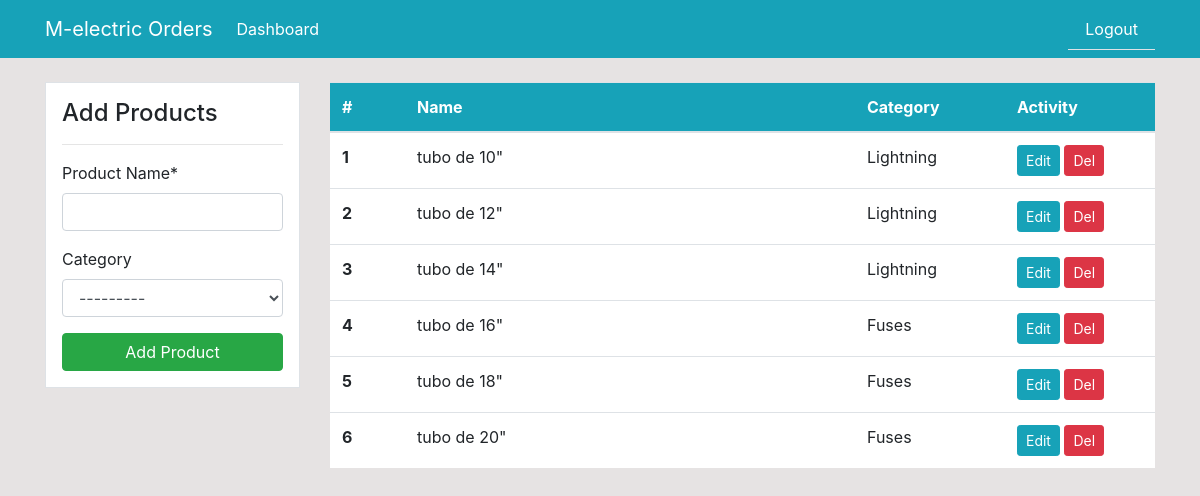
The page /products (signed in) on the database as committed earlier.
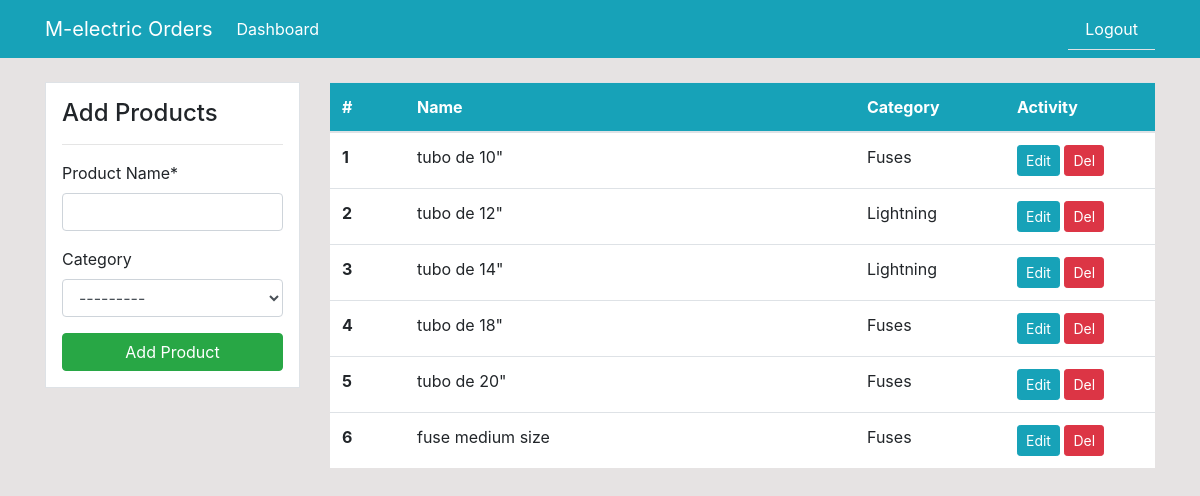
The same page on the database as committed later.
### dashboard/models.py (models this page shows, shortened)
class Product(models.Model):
	product_name = models.CharField('Product Name', max_length=100)
	category = models.ForeignKey(Category, blank=True, null=True, on_delete=models.CASCADE)

class Category(models.Model):
	category_name = models.CharField('Category', max_length=50)
	def __str__(self):
		return self.category_name

### dashboard/views.py (the view)
# urls.py: path('products', views.products, name='products'),
@login_required
def products(request):
    products_list = Product.objects.all()
    if request.method == 'POST':
        form = ProductForm(request.POST)
        if form.is_valid:
            form.save()
            return redirect('products')
    else:
        form = ProductForm()
    context = {
        'products_list': products_list,
        'form': form,
    }
    return render(request, 'dashboard/products.html', context)

### dashboard/forms.py
class ProductForm(forms.ModelForm):
    class Meta:
        model = Product
        fields = ['product_name','category']

### templates/dashboard/products.html (shortened to what this page needs)
{% extends 'partials/base.html' %}
{% load crispy_forms_tags %}
{% block content %}
    <div class="container">
        <div class="row my-4">
            <div class="col-md-3">
                <div class="border bg-white p-3">
                    <h4>Add Products</h4>
                    <hr>
                    <form method="POST">
                        {{ form|crispy }}
                        <input class="btn btn-success btn-block" type="submit" value="Add Product">
                    </form>
                </div>
            </div>
            <div class="col-md-9">
                <table class="table bg-white">
                    <thead class="bg-info">
                        <tr class="text-white">
                            <th scope="col" class="col-1" >#</th>
                            <th scope="col" class="col-6">Name</th>
                            <th scope="col" class="col-2">Category</th>
                            <th scope="col" class="col-2">Activity</th>
                        </tr>
                    </thead>
                    <tbody>
                    {% for product in products_list %}
                        <tr>
                            <th scope="row">{{ forloop.counter }}</th>
                            <td>{{ product.product_name }}</td>
                            <td>{{ product.category }}</td>
                            <td>
                                <a class="btn btn-info btn-sm" href="{% url 'product-update' product.id %}">Edit</a>
                                <a class="btn btn-danger btn-sm" href="{% url 'product-delete' product.id %}">Del</a>
                            </td>
                        </tr>
                    {% endfor %}
                    </tbody>
                </table>
            </div>
        </div>
    </div>
{% endblock %}

Rows that differ between the two databases and show on the page:
removed Product: product_name "tubo de 16\"", category "Fuses"
changed Product "tubo de 10\"": category "Lightning" → "Fuses"
added Product: product_name "fuse medium size", category "Fuses"
